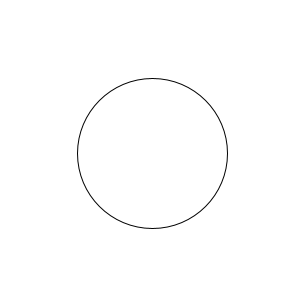
Frame 1 (no input)
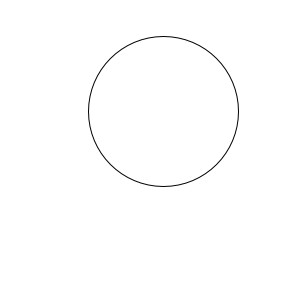
Frame 60 (the mouse pressed at the canvas centre just before this capture)
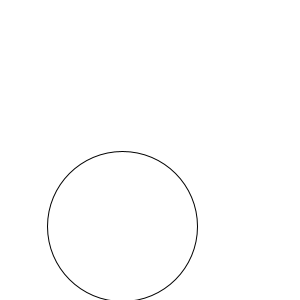
Frame 120 (the mouse held since frame 60 and released just before this capture)

The Processing sketch that drew these frames (run headless with seeded random() and noise(); from frame 60 on, the mouse is pressed at the canvas centre):

// Processing sketch: pelotitaSaltarina_2
// ── pelotitaSaltarina_2.pde
float posX;
float posY;
float direccionX;
float direccionY;
float speedX;
float speedY;
float diametro;

void setup(){
  size(300,300);
  smooth();
  posX = width/2;
  posY = height/2;

  diametro = 150;
  speedX = 2.3;
  speedY = 3.2;
  direccionX = 1;
  direccionY = 1;
}

void draw(){
  
  posX = posX+speedX * direccionX;
  if(posX>width - diametro/2){
    direccionX = direccionX * -1;
    //speedX += 1;
  }
  if(posX<0 + diametro/2){
    direccionX = direccionX * -1;
  }
  
  posY = posY + speedY * direccionY;
  if(posY>height - diametro/2){
    direccionY *= -1; //forma resumida de decir dirY = dirY * -1
  }
  if(posY<0 + diametro/2){
    direccionY *= -1;
  }
  
  
  println("dirX:" + direccionX);
  background(255);
  ellipse(posX,posY,diametro,diametro);
}
